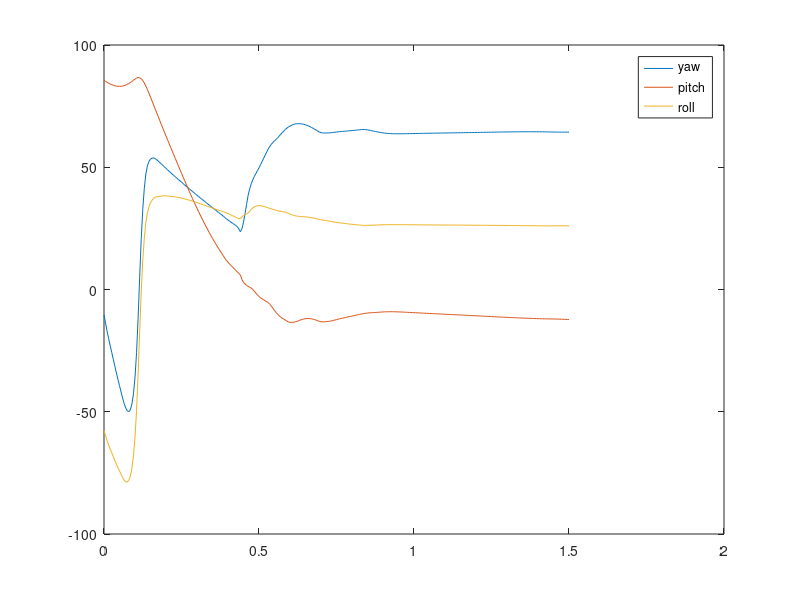
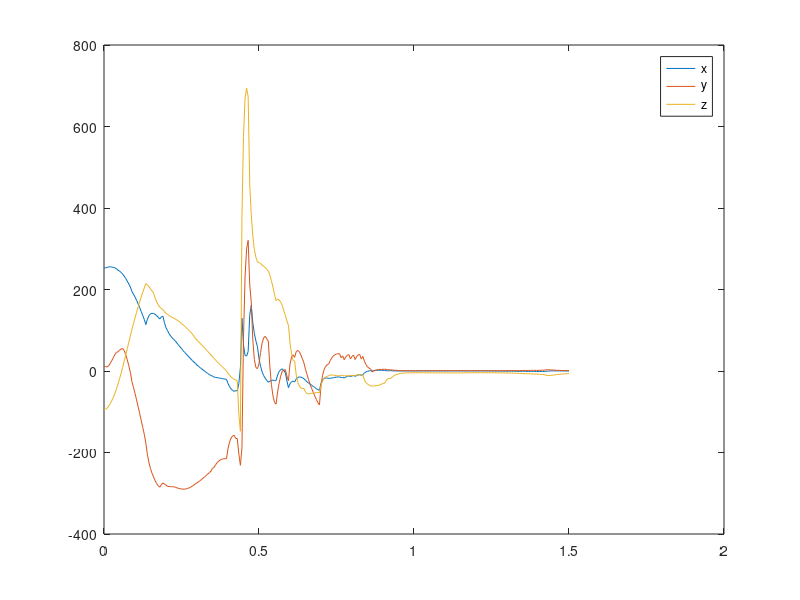
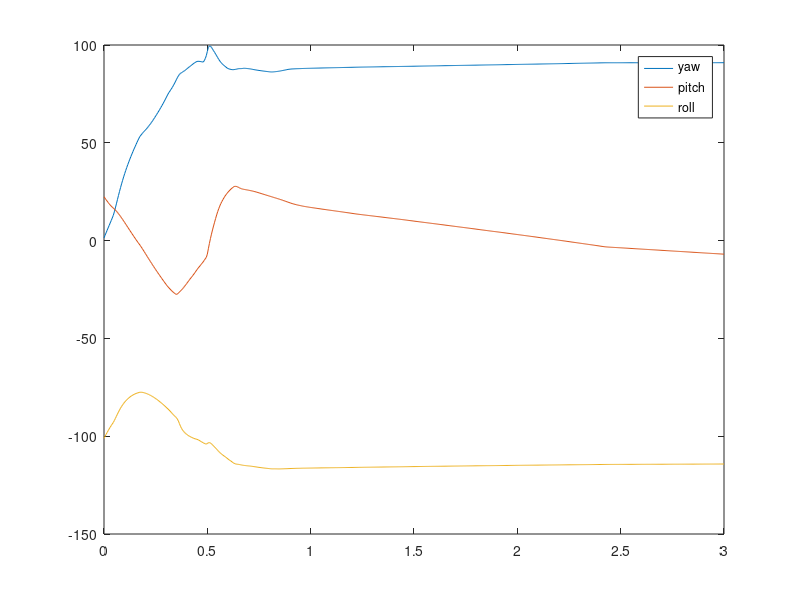
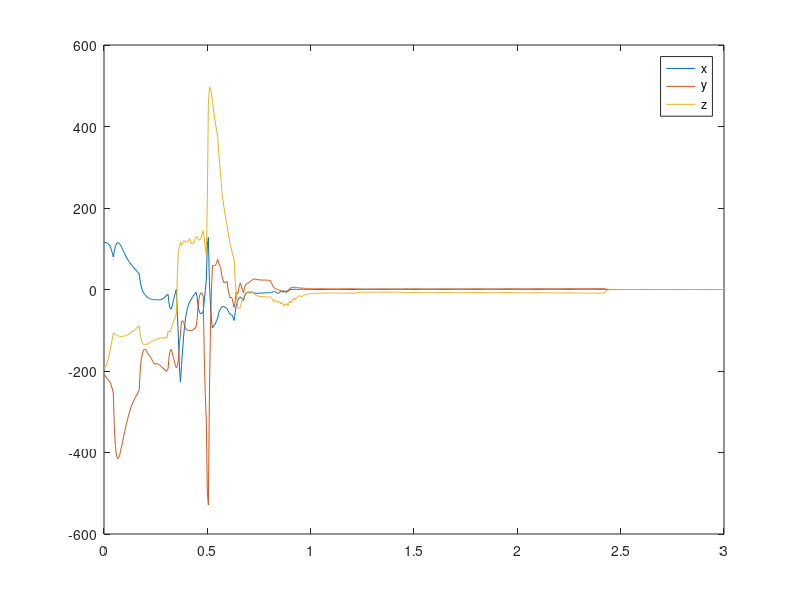

The MATLAB source for these figures, in order:
%% plot the simulated data

clear all;
close all;
clc;

range = 1000:1300;
sim_data = csvread('eulers_trial5.csv');
x = sim_data(range, :);
time = 0:1/200:(length(x) - 1)/200;

more_data = csvread('trial5.csv');
y = more_data(range, :);
time2 = 0:1/200:(length(y) - 1)/200;

% plot(sim_data)
figure(1)
data1 = sim_data(range, 1);
plot(time, data1)
hold on
data2 = sim_data(range, 2);
plot(time, data2)
data3 = sim_data(range, 3);
plot(time, data3)
legend("yaw", "pitch", "roll")

figure(2)
data4 = more_data(range, 1);
plot(time2, data4*180/pi)
hold on
data5 = more_data(range, 2);
plot(time2, data5*180/pi)
data6 = more_data(range, 3);
plot(time2, data6*180/pi)
legend("x", "y", "z")

range2 = 1500:2100;
% sim_data = csvread('eulers_trial5.csv')
x = sim_data(range2, :);
time = 0:1/200:(length(x) - 1)/200;

% more_data = csvread('trial5.csv')
y = more_data(range2, :);
time2 = 0:1/200:(length(y) - 1)/200;

% plot(sim_data)
figure(3)
data1 = sim_data(range2, 1);
plot(time, data1)
hold on
data2 = sim_data(range2, 2);
plot(time, data2)
data3 = sim_data(range2, 3);
plot(time, data3)
legend("yaw", "pitch", "roll")

figure(4)
data4 = more_data(range2, 1);
plot(time2, data4*180/pi)
hold on
data5 = more_data(range2, 2);
plot(time2, data5*180/pi)
data6 = more_data(range2, 3);
plot(time2, data6*180/pi)
legend("x", "y", "z")